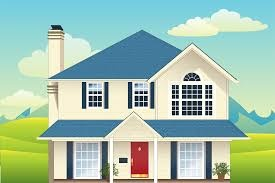
#> input picture image.jpg, 275 x 183 px
$ python opencv.py
#> lines starting #> are read from the running program, lines starting #| are printed output that depends on the picture
import cv2

location = input("Enter the full path of the image: ").strip()
#> the answer given: image.jpg

image = cv2.imread(location)
#> image is the input picture: shape (183, 275, 3); mean B, G, R 173.6, 193.6, 162.8

if image is not None:
    gray_image = cv2.cvtColor(image, cv2.COLOR_BGR2GRAY)
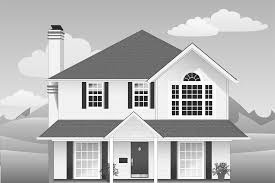
#> gray_image: shape (183, 275); min 1, max 255, mean 182.1

    user_input = input("Do you want to 'show' or 'save' the image? ").strip().lower()
#> the answer given: out.png

    if user_input == "show":
        cv2.imshow("Original Image", image)
        cv2.waitKey(0)
        cv2.destroyAllWindows()
        print("Original image is shown.")

    elif user_input == "save":
        file_name = input("Enter the name of the file to save (with extension, e.g., output.png): ").strip()
        cv2.imwrite(file_name, gray_image)
        print(f"Grayscale image saved as {file_name}")

    else:
        print("Invalid input. Please type 'show' or 'save'.")

else:
    print("Error: Could not load the image. Check the path and filename.")
